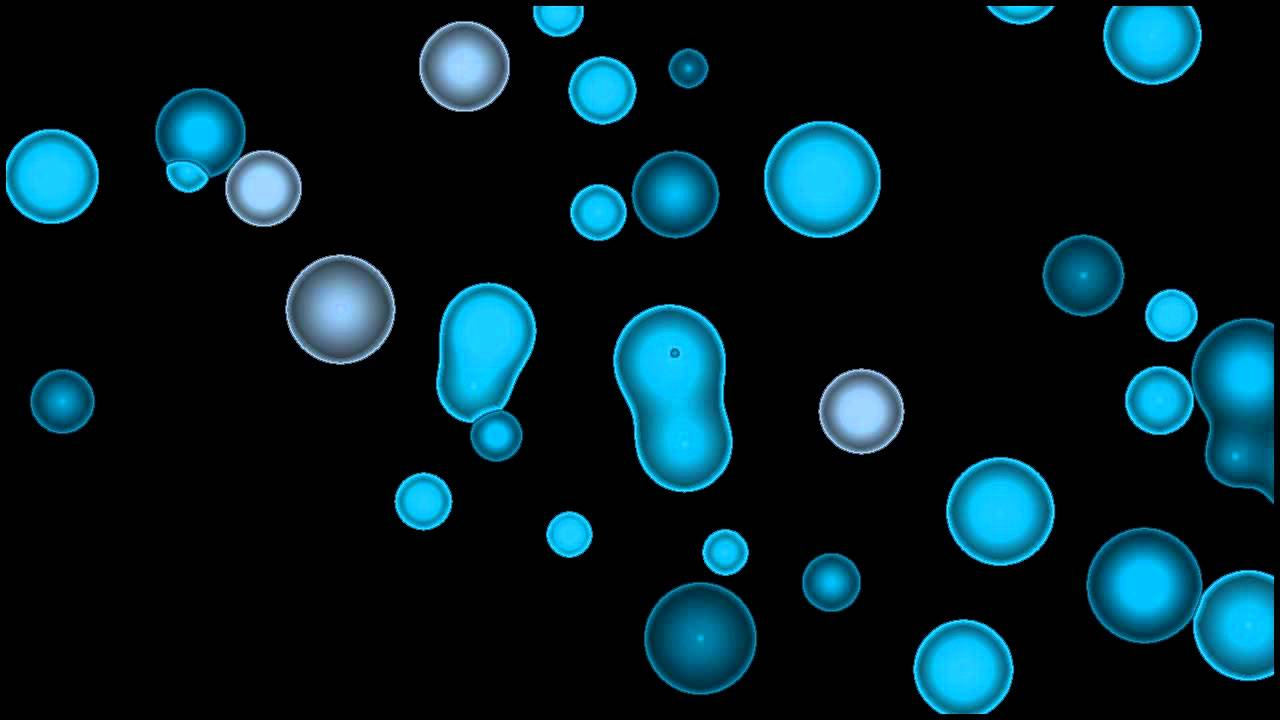
//> input picture connected_components/test.jpg, 1280 x 720 px
$ ./serial_twostage test.jpg 3   (built with g++ and OpenCV 4)
//> lines starting //> are read from the running program, lines starting //| are printed output that depends on the picture; after the words box and inside, x2 and y2 are one past the last pixel; in counts of white or black regions, pixels touching at a corner belong together
#include <stdio.h>
#include <stdlib.h>
#include <CL/cl.h>
#include <chrono>

#include <opencv2/opencv.hpp>

#include "../ocl/ocl_loader.hpp"

#define WIDTH 1920
#define HEIGHT 1080

void linearTwoStage(uchar *image, int width, int height)
{
	int *labeledImage = (int *)malloc(sizeof(int) * width * height);
	int *labels = (int *)malloc(sizeof(int) * width * height);
	int counter = 1;

	int index = 0;
	for (int i = 0; i < width * height; i++)
		labels[i] = i;

	for (int i = 0; i < height; i++)
	{
		for (int j = 0; j < width; j++)
		{
			index = i * width + j;
			labeledImage[index] = (int)image[index];

			if (labeledImage[index] >= 255)
			{
				int label = 0;
				int upn = 0;
				int ln = 0;

				if ((i - 1) >= 0)
					upn = labeledImage[(i - 1) * width + j];
				if ((j - 1) >= 0)
					ln = labeledImage[i * width + j - 1];

				if (upn == 0 && ln == 0)
				{
					counter++;
					labeledImage[index] = counter;
				}
				else if (upn == 0)
					labeledImage[index] = ln;
				else if (ln == 0)
					labeledImage[index] = upn;
				else
				{
					if (ln < upn)
					{

						labeledImage[index] = ln;
						labels[upn] = labels[ln];
					}
					else
					{
						labeledImage[index] = upn;
						labels[ln] = labels[upn];
					}
				}
			}
		}
	}
	for (int i = 0; i < height; i++)
	{
		for (int j = 0; j < width; j++)
		{
			index = i * width + j;

			if (image[index] != 0)
			{
				image[index] = labels[labeledImage[index]] * 2;
			}
		}
	}
}

cv::Mat loadImage(char *filename, int thresh)
{
//> called with filename = "test.jpg", thresh = 3
	cv::Mat src = cv::imread(filename, 1); // load source image
//> src is the input picture: 720 rows x 1280 cols, CV_8UC3; mean B, G, R 38.1, 30, 5.7

	cv::Size size(WIDTH, HEIGHT); //the dst image size,e.g.100x100
	cv::resize(src, src, size);   //resize image
//> src: 1080 rows x 1920 cols, CV_8UC3

	cv::Mat gray;
	cv::cvtColor(src, gray, CV_BGR2GRAY); //perform gray scale conversion.
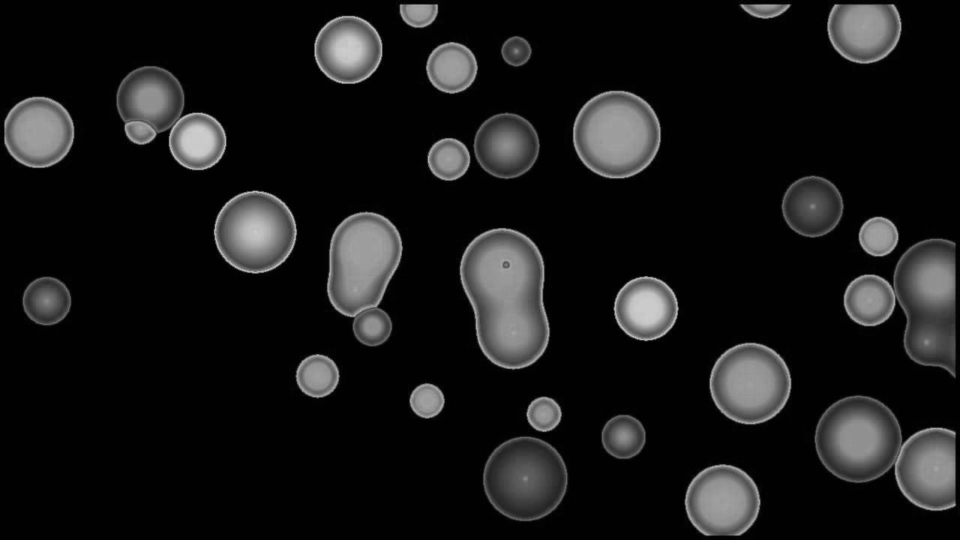
//> gray: 1080 rows x 1920 cols, CV_8UC1 (shown at 1/2 size); min 0, max 219, mean 23.6
	cv::threshold(gray, gray, thresh, 255, cv::THRESH_BINARY);
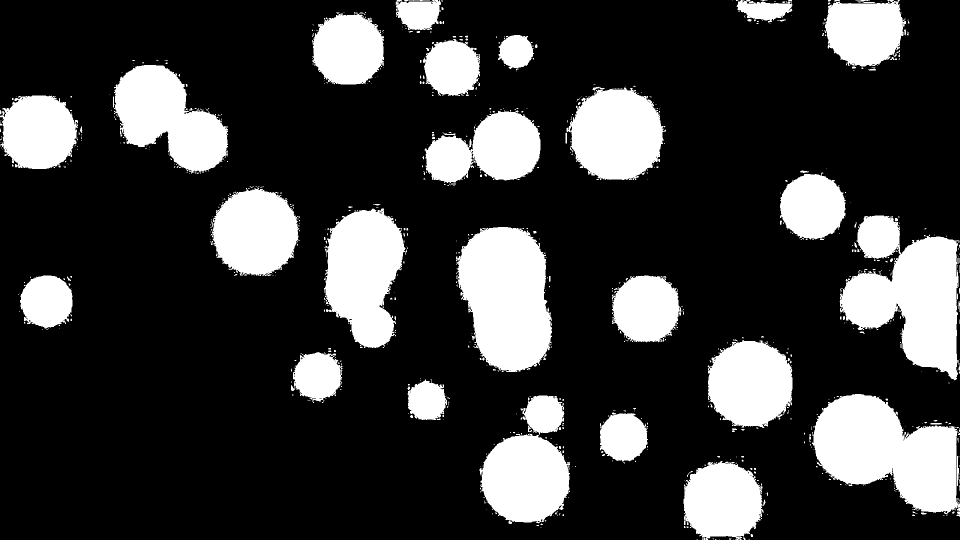
//> gray: 1080 rows x 1920 cols, CV_8UC1 (shown at 1/2 size); 22.8% white; 866 white regions (775 under 20 px), largest, box (x1, y1, x2, y2) and area: (1679, 431, 1917, 761) 45438, (1624, 788, 1920, 1028) 44482, (912, 454, 1104, 744) 42040

	cv::namedWindow("Display window", cv::WINDOW_AUTOSIZE); // Create a window for display.
	cv::imshow("Display window", src);						// Show our image inside it.

	cv::waitKey(0);
	return gray;
}

void displayLabeledImage(cv::Mat image)
{
	cv::applyColorMap(image, image, cv::COLORMAP_JET);
	cv::namedWindow("Display window", cv::WINDOW_AUTOSIZE); // Create a window for display.
	cv::imshow("Display window", image);
	cv::waitKey(0);
	// Show our image inside it.
}

int main(int argc, char **argv)
{

	if (argc < 3)
	{
		printf("\nPlease provide arguments [image, threshold]");
		return 0;
	}

	cv::Mat image = loadImage(argv[1], atoi(argv[2]));

	auto start = std::chrono::high_resolution_clock::now();

	linearTwoStage(image.data, 1920, 1080);
//> the loop in linearTwoStage, `for (int i = 0; i < height; i++)` made 1080 passes
//> (index, counter) on passes 1 to 3: (1919, 18), (3839, 26), (5759, 30)
//> after the loop in linearTwoStage, `for (int i = 0; i < height; i++)`: index = 2073599; counter = 3088
//> the loop in linearTwoStage, `for (int i = 0; i < height; i++)` made 1080 passes
//> index on passes 1 to 3: 1919, 3839, 5759
//> after the loop in linearTwoStage, `for (int i = 0; i < height; i++)`: index = 2073599
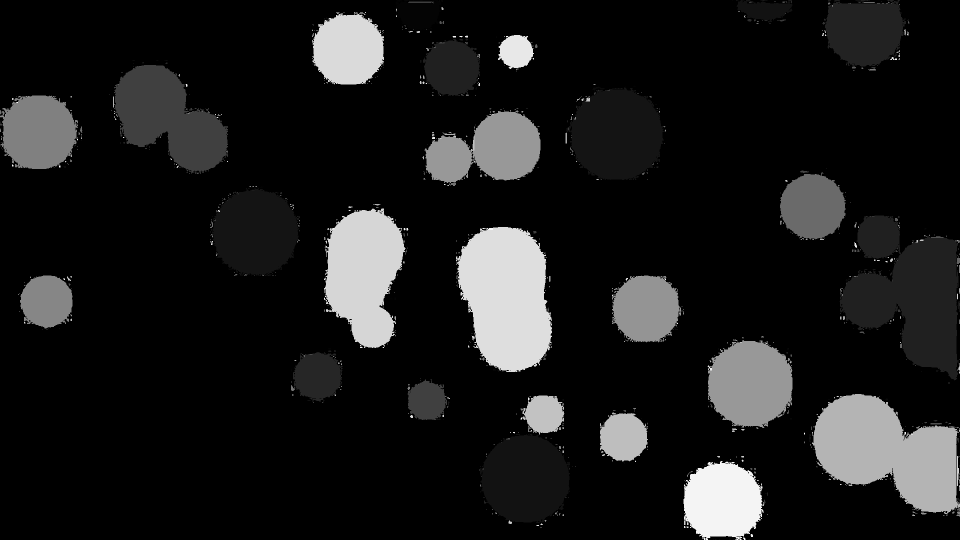
//> image: 1080 rows x 1920 cols, CV_8UC1 (shown at 1/2 size); min 0, max 254, mean 27.4

	auto finish = std::chrono::high_resolution_clock::now();
	auto d = std::chrono::duration_cast<std::chrono::nanoseconds>(finish - start);
	printf("\nDone executing PCCL Elapsed Time: %f second\n", d / 1000.0 / 1000.0 / 1000.0);

	displayLabeledImage(image);
//> in displayLabeledImage, `cv::applyColorMap(image, image, cv::COLORMAP_JET);`:
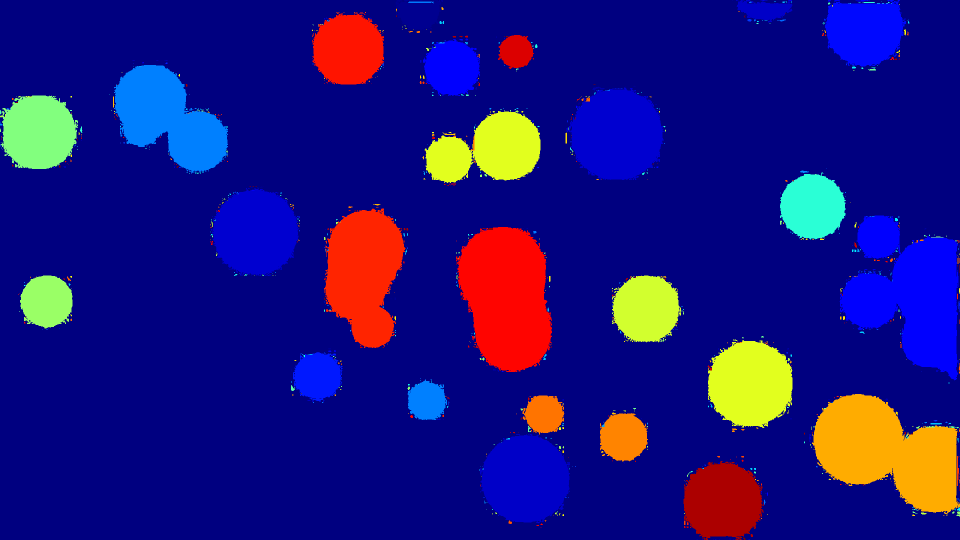
//> image: 1080 rows x 1920 cols, CV_8UC3 (shown at 1/2 size); mean B, G, R 125.1, 20.2, 28.9
}
